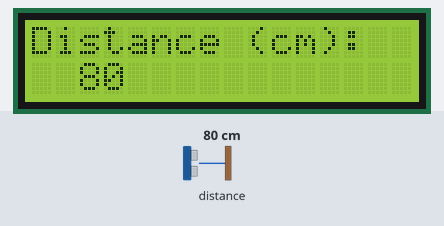
The sketch below on a simulated Arduino Uno, built with avr-gcc and run on an emulated ATmega328P. Parts: 16×2 character LCD. Inputs (shaded band) come from the test bench; at power-on: distance to the obstacle 80 cm. What the sketch prints to the serial monitor is not drawn.

Above: at 1.7 s.
1.8 s: distance to the obstacle set to 2 cm
At 3.3 s:
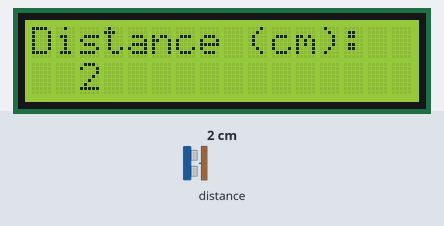
3.7 s: distance to the obstacle set to 4 cm
At 5.6 s:
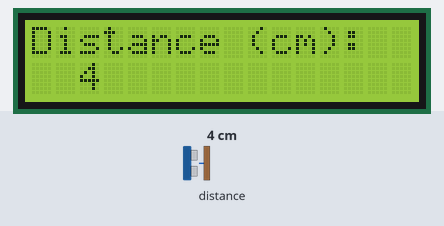
5.9 s: distance to the obstacle set to 9 cm
At 8.1 s:
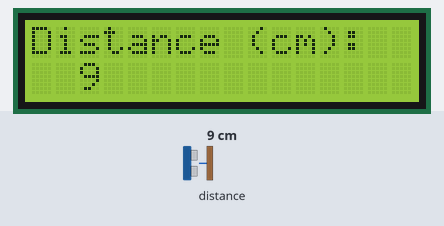
Timing chart, 0 to 9.6 s (numbered marks = the images above; inputs shaded):
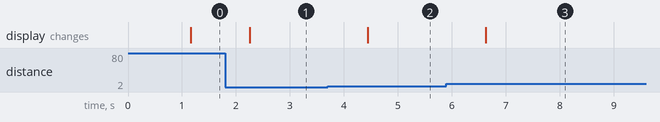

Measured:
- after the input at 1.8 s, the display: changes after 0.46 s (image 1)
- after the input at 3.7 s, the display: changes after 0.75 s (image 2)
- after the input at 5.9 s, the display: changes after 0.73 s (image 3)

The sketch:

LIDAR_LCD.ino
```cpp
/*------------------------------------------------------------------------------
| SCD Team 66                                                                   |
| Latest Update: 4/3/2018                                                       |
|                                                                               |
| Current issues that are present with program:                                 |
|   - doesn't account for non-linearity for distances under 1 meter             |
|   - entire screen refresh is noticeable when distances are below              |
|     and above 1 meter                                                         |
------------------------------------------------------------------------------*/


/*------------------------------------------------------------------------------

  LIDARLite Arduino Library
  GetDistanceI2c

  This example shows how to initialize, configure, and read distance from a
  LIDAR-Lite connected over the I2C interface.

  Connections:
  LIDAR-Lite 5 Vdc (red) to Arduino 5v
  LIDAR-Lite I2C SCL (green) to Arduino SCL
  LIDAR-Lite I2C SDA (blue) to Arduino SDA
  LIDAR-Lite Ground (black) to Arduino GND

  (Capacitor recommended to mitigate inrush current when device is enabled)
  680uF capacitor (+) to Arduino 5v
  680uF capacitor (-) to Arduino GND

  See the Operation Manual for wiring diagrams and more information:
  http://static.garmin.com/pumac/LIDAR_Lite_v3_Operation_Manual_and_Technical_Specifications.pdf

------------------------------------------------------------------------------*/

#include <Wire.h>
#include <LIDARLite.h>
#include <LiquidCrystal.h>

LIDARLite myLidarLite;

// initialize the library with the numbers of the interface pins
LiquidCrystal lcd(7, 8, 9, 10, 11, 12);

void setup()
{
  Serial.begin(115200); // Initialize serial connection to display distance readings

  /*
    begin(int configuration, bool fasti2c, char lidarliteAddress)

    Starts the sensor and I2C.

    Parameters
    ----------------------------------------------------------------------------
    configuration: Default 0. Selects one of several preset configurations.
    fasti2c: Default 100 kHz. I2C base frequency.
      If true I2C frequency is set to 400kHz.
    lidarliteAddress: Default 0x62. Fill in new address here if changed. See
      operating manual for instructions.
  */
  myLidarLite.begin(0, true); // Set configuration to default and I2C to 400 kHz

  /*
    configure(int configuration, char lidarliteAddress)

    Selects one of several preset configurations.

    Parameters
    ----------------------------------------------------------------------------
    configuration:  Default 0.
      0: Default mode, balanced performance.
      1: Short range, high speed. Uses 0x1d maximum acquisition count.
      2: Default range, higher speed short range. Turns on quick termination
          detection for faster measurements at short range (with decreased
          accuracy)
      3: Maximum range. Uses 0xff maximum acquisition count.
      4: High sensitivity detection. Overrides default valid measurement detection
          algorithm, and uses a threshold value for high sensitivity and noise.
      5: Low sensitivity detection. Overrides default valid measurement detection
          algorithm, and uses a threshold value for low sensitivity and noise.
    lidarliteAddress: Default 0x62. Fill in new address here if changed. See
      operating manual for instructions.
  */
  myLidarLite.configure(0); // Change this number to try out alternate configurations

  // set up the LCD's number of columns and rows:
  lcd.begin(16, 2);
  lcd.print("Distance (cm): ");
}

void loop()
{
  /*
    distance(bool biasCorrection, char lidarliteAddress)

    Take a distance measurement and read the result.

    Parameters
    ----------------------------------------------------------------------------
    biasCorrection: Default true. Take aquisition with receiver bias
      correction. If set to false measurements will be faster. Receiver bias
      correction must be performed periodically. (e.g. 1 out of every 100
      readings).
    lidarliteAddress: Default 0x62. Fill in new address here if changed. See
      operating manual for instructions.
  */

  // Take a measurement with receiver bias correction and print to serial terminal
  Serial.println(myLidarLite.distance());

  // Take 99 measurements without receiver bias correction and print to serial terminal
  for(int i = 0; i < 99; i++)
  {
    Serial.println(myLidarLite.distance(false));
  }


  // set the cursor to column 0, line 1
  // (note: line 1 is the second row, since counting begins with 0):
  lcd.setCursor(1, 1);

  int tempData = (int)(myLidarLite.distance());

  //needed so LCD only displays relevant digits. *non-linearity exists when dist < 1meter.
  if (tempData < 100) {
    //clears the entire LCD screen
    lcd.begin(16,2);
    //reprint first line.
    lcd.print("Distance (cm):");
    //data offset by 1 slot
    lcd.setCursor(2,1);
  }

  //needed so LCD displays relevant digits. *non-linearity exists when dist < 1meter.
  if (tempData > 999) {
    //clears the entire LCD screen
    lcd.begin(16,2);
    //reprint first line
    lcd.print("Distance (cm):");
    //data offset by 1 slot
    lcd.setCursor(1,1);
  }

  lcd.print(tempData);
}
```
